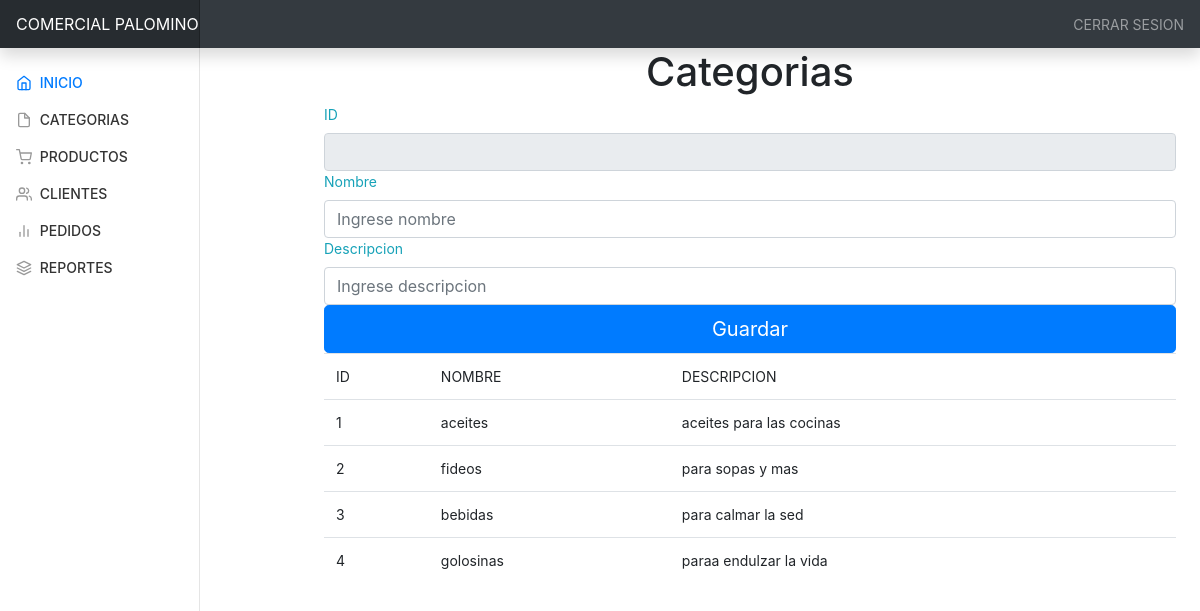
/categoria.php (signed in), run on the app's committed database.
### tables this page shows
CREATE TABLE `categoria` (
  `IDCAT` int(11) NOT NULL,
  `NOMBRE` varchar(60) DEFAULT NULL,
  `DESCRIP` varchar(250) DEFAULT NULL
);

### categoria.php (the view, shortened to what this page needs)
<!doctype html>
<html lang="en">
  <head>
<link href="css/bootstrap.min.css" rel="stylesheet">
<link href="css/style.css" rel="stylesheet">
    <link href="dashboard.css" rel="stylesheet">
  </head>
  <body>
  <?php
        require_once 'login.php';
        $conexion = new mysqli($hn, $un, $pw, $db);
?>
    <nav class="navbar navbar-dark sticky-top bg-dark flex-md-nowrap p-0 shadow">
  <a class="navbar-brand col-md-3 col-lg-2 mr-0 px-3" href="#">COMERCIAL PALOMINO</a>
  <ul class="navbar-nav px-3">
    <li class="nav-item text-nowrap">
      <a class="nav-link" href="#">CERRAR SESION</a>
    </li>
  </ul>
</nav>
<div class="container-fluid">
  <div class="row">
    <nav id="sidebarMenu" class="col-md-3 col-lg-2 d-md-block bg-gradient-light sidebar collapse">
      <div class="sidebar-sticky pt-3">
        <ul class="nav flex-column">
          <li class="nav-item">
            <a class="nav-link active" href="#">
              <span data-feather="home"></span>
              INICIO <span class="sr-only">(current)</span>
            </a>
          </li>
          <li class="nav-item">
            <a class="nav-link" href="categoria.php">
              <span data-feather="file"></span>
              CATEGORIAS
            </a>
          </li>
          <li class="nav-item">
            <a class="nav-link" href="producto.php">
              <span data-feather="shopping-cart"></span>
              PRODUCTOS
            </a>
          </li>
          <li class="nav-item">
            <a class="nav-link" href="cliente.php">
              <span data-feather="users"></span>
              CLIENTES
            </a>
          </li>
          <li class="nav-item">
            <a class="nav-link" href="pedido.php">
              <span data-feather="bar-chart-2"></span>
              PEDIDOS
            </a>
          </li>
          <li class="nav-item">
            <a class="nav-link" href="#">
              <span data-feather="layers"></span>
              REPORTES
            </a>
          </li>
        </ul>
      </div>
    </nav>
    <main role="main" class="col-md-9 ml-sm-auto col-lg-10 px-md-4">
        <div id="reg">
        <h1>Categorias</h1>
        <form class="form-signin" action="" method="post">
         	<label for="id" class="text-info">ID</label>
  	        <input type="text"  class="form-control" name="id" autofocus readonly>
  	        <label for="nombre" class="text-info">Nombre</label>
  	        <input type="text" class="form-control" name="nombre"  placeholder="Ingrese nombre" required>
            <label for="descrip" class="text-info">Descripcion</label>
  	        <input type="text" class="form-control" name="descrip"  placeholder="Ingrese descripcion" required>
            <button class="btn btn-lg btn-primary btn-block" type="submit">Guardar</button>
        </form>
        <div id="tabla">
        <table class="table table-hover">
		<tr>
			<td>ID</td>
			<td>NOMBRE</td>
			<td>DESCRIPCION</td>
		</tr>
		<?php
		$sql="SELECT * from categoria";
		$result=mysqli_query($conexion,$sql);
		while($mostrar=mysqli_fetch_array($result)){
		 ?>
		<tr>
			<td><?php echo $mostrar['IDCAT'] ?></td>
			<td><?php echo $mostrar['NOMBRE'] ?></td>
			<td><?php echo $mostrar['DESCRIP'] ?></td>
		</tr>
	<?php
	}
	 ?>
	</table>
    </div>
        </div>
    </main>
  </div>
</div>
        <script src="js/dashboard.js"></script></body>
</html>

### css/style.css (style rules this page uses)
#reg { margin-left:100px; }
h1,h3,h5 { text-align: center; }

### css/dashboard.css (style rules this page uses)
body { font-size: .875rem; }
.feather { width: 16px; height: 16px; vertical-align: text-bottom; }
.sidebar { position: fixed; top: 0; bottom: 0; left: 0; z-index: 100; padding: 48px 0 0; box-shadow: inset -1px 0 0 rgba(0, 0, 0, .1); }
.sidebar-sticky { position: relative; top: 0; height: calc(100vh - 48px); padding-top: .5rem; overflow-x: hidden; overflow-y: auto; }
.sidebar .nav-link { font-weight: 500; color: #333; }
.sidebar .nav-link .feather { margin-right: 4px; color: #999; }
.sidebar .nav-link.active { color: #007bff; }
.sidebar .nav-link:hover .feather, .sidebar .nav-link.active .feather { color: inherit; }
.navbar-brand { padding-top: .75rem; padding-bottom: .75rem; font-size: 1rem; background-color: rgba(0, 0, 0, .25); box-shadow: inset -1px 0 0 rgba(0, 0, 0, .25); }

### data on the page
categoria: IDCAT "1", NOMBRE "aceites", DESCRIP "aceites para las cocinas"
categoria: IDCAT "2", NOMBRE "fideos", DESCRIP "para sopas y mas"
categoria: IDCAT "3", NOMBRE "bebidas", DESCRIP "para calmar la sed"
categoria: IDCAT "4", NOMBRE "golosinas", DESCRIP "paraa endulzar la vida"
